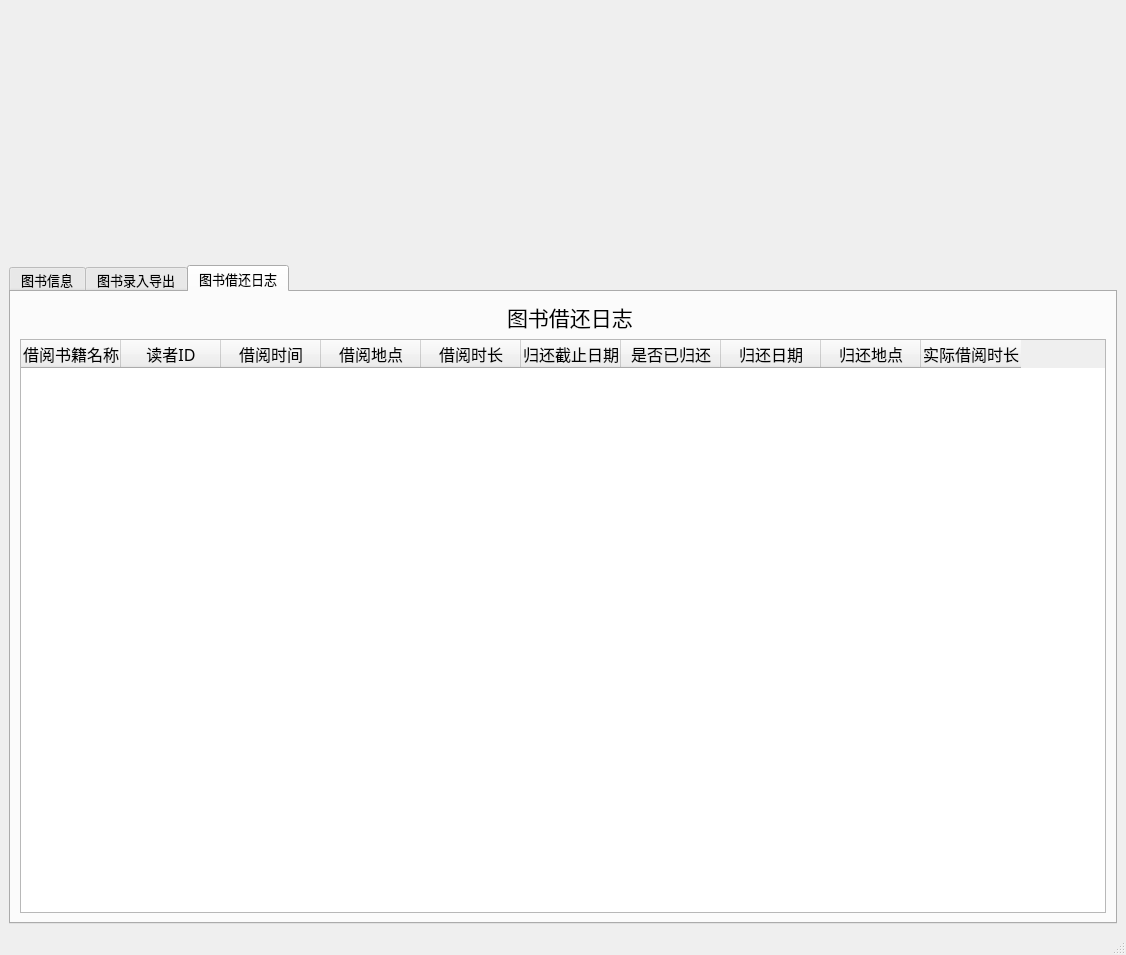
<?xml version="1.0" encoding="UTF-8"?>
<ui version="4.0">
 <class>MainWindow</class>
 <widget class="QMainWindow" name="MainWindow">
  <property name="geometry">
   <rect>
    <x>0</x>
    <y>0</y>
    <width>1126</width>
    <height>955</height>
   </rect>
  </property>
  <property name="sizePolicy">
   <sizepolicy hsizetype="Expanding" vsizetype="Expanding">
    <horstretch>0</horstretch>
    <verstretch>0</verstretch>
   </sizepolicy>
  </property>
  <property name="windowTitle">
   <string>MainWindow</string>
  </property>
  <property name="autoFillBackground">
   <bool>false</bool>
  </property>
  <widget class="QWidget" name="centralwidget">
   <layout class="QVBoxLayout" name="verticalLayout_5">
    <item>
     <layout class="QVBoxLayout" name="verticalLayout" stretch="1,0">
      <item>
       <widget class="QLabel" name="mainTitlePic">
        <property name="sizePolicy">
         <sizepolicy hsizetype="Expanding" vsizetype="Expanding">
          <horstretch>0</horstretch>
          <verstretch>0</verstretch>
         </sizepolicy>
        </property>
        <property name="maximumSize">
         <size>
          <width>1031</width>
          <height>250</height>
         </size>
        </property>
        <property name="text">
         <string/>
        </property>
        <property name="pixmap">
         <pixmap resource="res.qrc">:/images/images/maintitle.png</pixmap>
        </property>
        <property name="scaledContents">
         <bool>true</bool>
        </property>
       </widget>
      </item>
      <item>
       <widget class="QTabWidget" name="book">
        <property name="sizePolicy">
         <sizepolicy hsizetype="Expanding" vsizetype="Expanding">
          <horstretch>0</horstretch>
          <verstretch>0</verstretch>
         </sizepolicy>
        </property>
        <property name="maximumSize">
         <size>
          <width>16777215</width>
          <height>16777215</height>
         </size>
        </property>
        <property name="font">
         <font>
          <pointsize>10</pointsize>
         </font>
        </property>
        <property name="currentIndex">
         <number>2</number>
        </property>
        <property name="iconSize">
         <size>
          <width>32</width>
          <height>32</height>
         </size>
        </property>
        <property name="tabBarAutoHide">
         <bool>false</bool>
        </property>
        <widget class="QWidget" name="widget">
         <attribute name="title">
          <string>图书信息</string>
         </attribute>
         <layout class="QVBoxLayout" name="verticalLayout_9">
          <item>
           <layout class="QVBoxLayout" name="verticalLayout_7" stretch="0,5">
            <item>
             <layout class="QHBoxLayout" name="horizontalLayout_11">
              <item>
               <layout class="QVBoxLayout" name="verticalLayout_2">
                <item>
                 <layout class="QHBoxLayout" name="horizontalLayout">
                  <item>
                   <spacer name="horizontalSpacer">
                    <property name="orientation">
                     <enum>Qt::Horizontal</enum>
                    </property>
                    <property name="sizeHint" stdset="0">
                     <size>
                      <width>40</width>
                      <height>20</height>
                     </size>
                    </property>
                   </spacer>
                  </item>
                  <item>
                   <widget class="QLabel" name="book_search_info">
                    <property name="font">
                     <font>
                      <pointsize>15</pointsize>
                      <weight>75</weight>
                      <bold>true</bold>
                     </font>
                    </property>
                    <property name="text">
                     <string>书籍查询</string>
                    </property>
                   </widget>
                  </item>
                  <item>
                   <spacer name="horizontalSpacer_2">
                    <property name="orientation">
                     <enum>Qt::Horizontal</enum>
                    </property>
                    <property name="sizeHint" stdset="0">
                     <size>
                      <width>40</width>
                      <height>20</height>
                     </size>
                    </property>
                   </spacer>
                  </item>
                 </layout>
                </item>
                <item>
                 <layout class="QHBoxLayout" name="horizontalLayout_2">
                  <item>
                   <widget class="QLabel" name="number">
                    <property name="font">
                     <font>
                      <pointsize>12</pointsize>
                     </font>
                    </property>
                    <property name="text">
                     <string> ID</string>
                    </property>
                   </widget>
                  </item>
                  <item>
                   <widget class="QLineEdit" name="EditID">
                    <property name="font">
                     <font>
                      <pointsize>12</pointsize>
                     </font>
                    </property>
                   </widget>
                  </item>
                  <item>
                   <widget class="QLabel" name="name">
                    <property name="font">
                     <font>
                      <pointsize>12</pointsize>
                     </font>
                    </property>
                    <property name="text">
                     <string>书名</string>
                    </property>
                   </widget>
                  </item>
                  <item>
                   <widget class="QLineEdit" name="EditISBN">
                    <property name="font">
                     <font>
                      <pointsize>12</pointsize>
                     </font>
                    </property>
                   </widget>
                  </item>
                  <item>
                   <widget class="QLabel" name="ISBN">
                    <property name="font">
                     <font>
                      <pointsize>12</pointsize>
                     </font>
                    </property>
                    <property name="text">
                     <string>ISBN</string>
                    </property>
                   </widget>
                  </item>
                  <item>
                   <widget class="QLineEdit" name="EditName">
                    <property name="font">
                     <font>
                      <pointsize>12</pointsize>
                     </font>
                    </property>
                   </widget>
                  </item>
                 </layout>
                </item>
                <item>
                 <layout class="QHBoxLayout" name="horizontalLayout_3">
                  <item>
                   <widget class="QLabel" name="author">
                    <property name="font">
                     <font>
                      <pointsize>12</pointsize>
                     </font>
                    </property>
                    <property name="text">
                     <string> 作者</string>
                    </property>
                   </widget>
                  </item>
                  <item>
                   <widget class="QLineEdit" name="EditAuthor">
                    <property name="font">
                     <font>
                      <pointsize>12</pointsize>
                     </font>
                    </property>
                   </widget>
                  </item>
                  <item>
                   <widget class="QLabel" name="price">
                    <property name="font">
                     <font>
                      <pointsize>12</pointsize>
                     </font>
                    </property>
                    <property name="text">
                     <string>价格</string>
                    </property>
                   </widget>
                  </item>
                  <item>
                   <widget class="QLineEdit" name="EditPrice">
                    <property name="font">
                     <font>
                      <pointsize>12</pointsize>
                     </font>
                    </property>
                   </widget>
                  </item>
                  <item>
                   <widget class="QLabel" name="connect2">
                    <property name="font">
                     <font>
                      <pointsize>12</pointsize>
                     </font>
                    </property>
                    <property name="text">
                     <string>--</string>
                    </property>
                   </widget>
                  </item>
                  <item>
                   <widget class="QLineEdit" name="EditPrice2">
                    <property name="font">
                     <font>
                      <pointsize>12</pointsize>
                     </font>
                    </property>
                   </widget>
                  </item>
                 </layout>
                </item>
                <item>
                 <layout class="QHBoxLayout" name="horizontalLayout_4">
                  <item>
                   <widget class="QLabel" name="publish_date">
                    <property name="font">
                     <font>
                      <pointsize>12</pointsize>
                     </font>
                    </property>
                    <property name="text">
                     <string> 出版日期</string>
                    </property>
                   </widget>
                  </item>
                  <item>
                   <widget class="QLineEdit" name="publish_date1">
                    <property name="font">
                     <font>
                      <pointsize>12</pointsize>
                     </font>
                    </property>
                   </widget>
                  </item>
                  <item>
                   <widget class="QLabel" name="connect1">
                    <property name="font">
                     <font>
                      <pointsize>12</pointsize>
                     </font>
                    </property>
                    <property name="text">
                     <string>--</string>
                    </property>
                   </widget>
                  </item>
                  <item>
                   <widget class="QLineEdit" name="publish_date2">
                    <property name="font">
                     <font>
                      <pointsize>12</pointsize>
                     </font>
                    </property>
                   </widget>
                  </item>
                  <item>
                   <widget class="QLabel" name="borrow_state">
                    <property name="font">
                     <font>
                      <pointsize>12</pointsize>
                     </font>
                    </property>
                    <property name="text">
                     <string>借出状态</string>
                    </property>
                   </widget>
                  </item>
                  <item>
                   <widget class="QComboBox" name="borrow_state_cbbox"/>
                  </item>
                 </layout>
                </item>
               </layout>
              </item>
              <item>
               <layout class="QVBoxLayout" name="verticalLayout_6" stretch="1,3,0,3">
                <item>
                 <spacer name="verticalSpacer_2">
                  <property name="orientation">
                   <enum>Qt::Vertical</enum>
                  </property>
                  <property name="sizeHint" stdset="0">
                   <size>
                    <width>20</width>
                    <height>40</height>
                   </size>
                  </property>
                 </spacer>
                </item>
                <item>
                 <widget class="QPushButton" name="start_search">
                  <property name="font">
                   <font>
                    <pointsize>12</pointsize>
                   </font>
                  </property>
                  <property name="text">
                   <string>开始检索</string>
                  </property>
                  <property name="icon">
                   <iconset resource="res.qrc">
                    <normaloff>:/icons/icons/查找.ico</normaloff>:/icons/icons/查找.ico</iconset>
                  </property>
                 </widget>
                </item>
                <item>
                 <spacer name="verticalSpacer">
                  <property name="orientation">
                   <enum>Qt::Vertical</enum>
                  </property>
                  <property name="sizeHint" stdset="0">
                   <size>
                    <width>20</width>
                    <height>40</height>
                   </size>
                  </property>
                 </spacer>
                </item>
                <item>
                 <layout class="QHBoxLayout" name="horizontalLayout_5">
                  <item>
                   <widget class="QCheckBox" name="remain_choose">
                    <property name="font">
                     <font>
                      <pointsize>12</pointsize>
                     </font>
                    </property>
                    <property name="text">
                     <string/>
                    </property>
                   </widget>
                  </item>
                  <item>
                   <widget class="QLineEdit" name="remain_choose_text">
                    <property name="font">
                     <font>
                      <pointsize>12</pointsize>
                     </font>
                    </property>
                    <property name="text">
                     <string>只检索有余量的书籍</string>
                    </property>
                   </widget>
                  </item>
                  <item>
                   <spacer name="horizontalSpacer_5">
                    <property name="orientation">
                     <enum>Qt::Horizontal</enum>
                    </property>
                    <property name="sizeHint" stdset="0">
                     <size>
                      <width>40</width>
                      <height>20</height>
                     </size>
                    </property>
                   </spacer>
                  </item>
                 </layout>
                </item>
               </layout>
              </item>
             </layout>
            </item>
            <item>
             <layout class="QHBoxLayout" name="horizontalLayout_10" stretch="1,7">
              <item>
               <widget class="QTreeWidget" name="book_class">
                <column>
                 <property name="text">
                  <string>类别选择</string>
                 </property>
                 <property name="font">
                  <font>
                   <weight>75</weight>
                   <bold>true</bold>
                  </font>
                 </property>
                </column>
                <item>
                 <property name="text">
                  <string>书籍类别</string>
                 </property>
                </item>
               </widget>
              </item>
              <item>
               <widget class="QTableWidget" name="book_form_search">
                <property name="sizePolicy">
                 <sizepolicy hsizetype="Expanding" vsizetype="Expanding">
                  <horstretch>1</horstretch>
                  <verstretch>1</verstretch>
                 </sizepolicy>
                </property>
                <column>
                 <property name="text">
                  <string>ID</string>
                 </property>
                 <property name="font">
                  <font>
                   <family>宋体</family>
                   <pointsize>12</pointsize>
                  </font>
                 </property>
                </column>
                <column>
                 <property name="text">
                  <string>书名</string>
                 </property>
                 <property name="font">
                  <font>
                   <family>宋体</family>
                   <pointsize>12</pointsize>
                  </font>
                 </property>
                </column>
                <column>
                 <property name="text">
                  <string>ISBN</string>
                 </property>
                 <property name="font">
                  <font>
                   <family>宋体</family>
                   <pointsize>12</pointsize>
                  </font>
                 </property>
                </column>
                <column>
                 <property name="text">
                  <string>作者</string>
                 </property>
                 <property name="font">
                  <font>
                   <family>宋体</family>
                   <pointsize>12</pointsize>
                  </font>
                 </property>
                </column>
                <column>
                 <property name="text">
                  <string>页数</string>
                 </property>
                 <property name="font">
                  <font>
                   <family>宋体</family>
                   <pointsize>12</pointsize>
                  </font>
                 </property>
                </column>
                <column>
                 <property name="text">
                  <string>出版时间</string>
                 </property>
                 <property name="font">
                  <font>
                   <family>宋体</family>
                   <pointsize>12</pointsize>
                  </font>
                 </property>
                </column>
                <column>
                 <property name="text">
                  <string>收录时间</string>
                 </property>
                 <property name="font">
                  <font>
                   <family>宋体</family>
                   <pointsize>12</pointsize>
                  </font>
                 </property>
                </column>
                <column>
                 <property name="text">
                  <string>价格</string>
                 </property>
                 <property name="font">
                  <font>
                   <family>宋体</family>
                   <pointsize>12</pointsize>
                  </font>
                 </property>
                </column>
                <column>
                 <property name="text">
                  <string>类别</string>
                 </property>
                 <property name="font">
                  <font>
                   <family>宋体</family>
                   <pointsize>12</pointsize>
                  </font>
                 </property>
                </column>
                <column>
                 <property name="text">
                  <string>借出状态</string>
                 </property>
                 <property name="font">
                  <font>
                   <family>宋体</family>
                   <pointsize>12</pointsize>
                  </font>
                 </property>
                </column>
                <column>
                 <property name="text">
                  <string>借出次数</string>
                 </property>
                 <property name="font">
                  <font>
                   <family>宋体</family>
                   <pointsize>12</pointsize>
                  </font>
                 </property>
                </column>
                <column>
                 <property name="text">
                  <string>余量</string>
                 </property>
                 <property name="font">
                  <font>
                   <family>宋体</family>
                   <pointsize>12</pointsize>
                  </font>
                 </property>
                </column>
               </widget>
              </item>
             </layout>
            </item>
           </layout>
          </item>
         </layout>
        </widget>
        <widget class="QWidget" name="tab_2">
         <attribute name="title">
          <string>图书录入导出</string>
         </attribute>
         <layout class="QVBoxLayout" name="verticalLayout_4">
          <item>
           <layout class="QHBoxLayout" name="horizontalLayout_6">
            <item>
             <widget class="QPushButton" name="book_add">
              <property name="sizePolicy">
               <sizepolicy hsizetype="Minimum" vsizetype="Fixed">
                <horstretch>1</horstretch>
                <verstretch>1</verstretch>
               </sizepolicy>
              </property>
              <property name="font">
               <font>
                <pointsize>12</pointsize>
               </font>
              </property>
              <property name="text">
               <string>添加</string>
              </property>
              <property name="icon">
               <iconset resource="res.qrc">
                <normaloff>:/icons/icons/增加图书.ico</normaloff>:/icons/icons/增加图书.ico</iconset>
              </property>
             </widget>
            </item>
            <item>
             <widget class="QPushButton" name="book_delete">
              <property name="sizePolicy">
               <sizepolicy hsizetype="Minimum" vsizetype="Fixed">
                <horstretch>1</horstretch>
                <verstretch>1</verstretch>
               </sizepolicy>
              </property>
              <property name="font">
               <font>
                <pointsize>12</pointsize>
               </font>
              </property>
              <property name="text">
               <string>删除</string>
              </property>
              <property name="icon">
               <iconset resource="res.qrc">
                <normaloff>:/icons/icons/删除图书.ico</normaloff>:/icons/icons/删除图书.ico</iconset>
              </property>
             </widget>
            </item>
            <item>
             <widget class="QPushButton" name="txt_in">
              <property name="sizePolicy">
               <sizepolicy hsizetype="Minimum" vsizetype="Fixed">
                <horstretch>1</horstretch>
                <verstretch>1</verstretch>
               </sizepolicy>
              </property>
              <property name="font">
               <font>
                <pointsize>12</pointsize>
               </font>
              </property>
              <property name="text">
               <string>txt导入</string>
              </property>
              <property name="icon">
               <iconset resource="res.qrc">
                <normaloff>:/icons/icons/txt导入.ico</normaloff>:/icons/icons/txt导入.ico</iconset>
              </property>
              <property name="iconSize">
               <size>
                <width>20</width>
                <height>20</height>
               </size>
              </property>
             </widget>
            </item>
            <item>
             <widget class="QPushButton" name="txt_out">
              <property name="sizePolicy">
               <sizepolicy hsizetype="Minimum" vsizetype="Fixed">
                <horstretch>1</horstretch>
                <verstretch>1</verstretch>
               </sizepolicy>
              </property>
              <property name="font">
               <font>
                <pointsize>12</pointsize>
               </font>
              </property>
              <property name="text">
               <string>txt导出</string>
              </property>
              <property name="icon">
               <iconset resource="res.qrc">
                <normaloff>:/icons/icons/txt导出.ico</normaloff>:/icons/icons/txt导出.ico</iconset>
              </property>
             </widget>
            </item>
            <item>
             <widget class="QPushButton" name="Excel_in">
              <property name="sizePolicy">
               <sizepolicy hsizetype="Minimum" vsizetype="Fixed">
                <horstretch>1</horstretch>
                <verstretch>1</verstretch>
               </sizepolicy>
              </property>
              <property name="font">
               <font>
                <pointsize>12</pointsize>
               </font>
              </property>
              <property name="text">
               <string>Excel导入</string>
              </property>
              <property name="icon">
               <iconset resource="res.qrc">
                <normaloff>:/icons/icons/excel导入.ico</normaloff>:/icons/icons/excel导入.ico</iconset>
              </property>
             </widget>
            </item>
            <item>
             <widget class="QPushButton" name="Excel_out">
              <property name="sizePolicy">
               <sizepolicy hsizetype="Minimum" vsizetype="Fixed">
                <horstretch>1</horstretch>
                <verstretch>1</verstretch>
               </sizepolicy>
              </property>
              <property name="font">
               <font>
                <pointsize>12</pointsize>
               </font>
              </property>
              <property name="text">
               <string>Excel导出</string>
              </property>
              <property name="icon">
               <iconset resource="res.qrc">
                <normaloff>:/icons/icons/excel导出.ico</normaloff>:/icons/icons/excel导出.ico</iconset>
              </property>
             </widget>
            </item>
            <item>
             <widget class="QPushButton" name="db_save">
              <property name="font">
               <font>
                <pointsize>12</pointsize>
               </font>
              </property>
              <property name="text">
               <string>保存到数据库</string>
              </property>
              <property name="icon">
               <iconset resource="res.qrc">
                <normaloff>:/icons/icons/db.ico</normaloff>:/icons/icons/db.ico</iconset>
              </property>
             </widget>
            </item>
           </layout>
          </item>
          <item>
           <layout class="QHBoxLayout" name="horizontalLayout_8" stretch="1,7">
            <item>
             <widget class="QTreeWidget" name="book_class_2">
              <property name="enabled">
               <bool>true</bool>
              </property>
              <property name="sizePolicy">
               <sizepolicy hsizetype="Expanding" vsizetype="Expanding">
                <horstretch>0</horstretch>
                <verstretch>0</verstretch>
               </sizepolicy>
              </property>
              <column>
               <property name="text">
                <string>类别选择</string>
               </property>
               <property name="font">
                <font>
                 <weight>75</weight>
                 <bold>true</bold>
                </font>
               </property>
              </column>
              <item>
               <property name="text">
                <string>书籍类别</string>
               </property>
              </item>
             </widget>
            </item>
            <item>
             <widget class="QTableWidget" name="book_form_add">
              <property name="sizePolicy">
               <sizepolicy hsizetype="Expanding" vsizetype="Expanding">
                <horstretch>1</horstretch>
                <verstretch>1</verstretch>
               </sizepolicy>
              </property>
              <column>
               <property name="text">
                <string>ID</string>
               </property>
               <property name="font">
                <font>
                 <family>宋体</family>
                 <pointsize>12</pointsize>
                </font>
               </property>
              </column>
              <column>
               <property name="text">
                <string>书名</string>
               </property>
               <property name="font">
                <font>
                 <family>宋体</family>
                 <pointsize>12</pointsize>
                </font>
               </property>
              </column>
              <column>
               <property name="text">
                <string>ISBN</string>
               </property>
               <property name="font">
                <font>
                 <family>宋体</family>
                 <pointsize>12</pointsize>
                </font>
               </property>
              </column>
              <column>
               <property name="text">
                <string>作者</string>
               </property>
               <property name="font">
                <font>
                 <family>宋体</family>
                 <pointsize>12</pointsize>
                </font>
               </property>
              </column>
              <column>
               <property name="text">
                <string>页数</string>
               </property>
               <property name="font">
                <font>
                 <family>宋体</family>
                 <pointsize>12</pointsize>
                </font>
               </property>
              </column>
              <column>
               <property name="text">
                <string>出版时间</string>
               </property>
               <property name="font">
                <font>
                 <family>宋体</family>
                 <pointsize>12</pointsize>
                </font>
               </property>
              </column>
              <column>
               <property name="text">
                <string>收录时间</string>
               </property>
               <property name="font">
                <font>
                 <family>宋体</family>
                 <pointsize>12</pointsize>
                </font>
               </property>
              </column>
              <column>
               <property name="text">
                <string>价格</string>
               </property>
               <property name="font">
                <font>
                 <family>宋体</family>
                 <pointsize>12</pointsize>
                </font>
               </property>
              </column>
              <column>
               <property name="text">
                <string>类别</string>
               </property>
               <property name="font">
                <font>
                 <family>宋体</family>
                 <pointsize>12</pointsize>
                </font>
               </property>
              </column>
              <column>
               <property name="text">
                <string>借出状态</string>
               </property>
               <property name="font">
                <font>
                 <family>宋体</family>
                 <pointsize>12</pointsize>
                </font>
               </property>
              </column>
              <column>
               <property name="text">
                <string>借出次数</string>
               </property>
               <property name="font">
                <font>
                 <family>宋体</family>
                 <pointsize>12</pointsize>
                </font>
               </property>
              </column>
              <column>
               <property name="text">
                <string>余量</string>
               </property>
               <property name="font">
                <font>
                 <family>宋体</family>
                 <pointsize>12</pointsize>
                </font>
               </property>
              </column>
             </widget>
            </item>
           </layout>
          </item>
         </layout>
        </widget>
        <widget class="QWidget" name="tab">
         <attribute name="title">
          <string>图书借还日志</string>
         </attribute>
         <layout class="QVBoxLayout" name="verticalLayout_3">
          <item>
           <layout class="QHBoxLayout" name="horizontalLayout_7">
            <item>
             <spacer name="horizontalSpacer_3">
              <property name="orientation">
               <enum>Qt::Horizontal</enum>
              </property>
              <property name="sizeHint" stdset="0">
               <size>
                <width>40</width>
                <height>20</height>
               </size>
              </property>
             </spacer>
            </item>
            <item>
             <widget class="QLabel" name="label_2">
              <property name="text">
               <string/>
              </property>
              <property name="pixmap">
               <pixmap resource="res.qrc">:/icons/icons/借出归还总日志.ico</pixmap>
              </property>
             </widget>
            </item>
            <item>
             <widget class="QLabel" name="label">
              <property name="font">
               <font>
                <pointsize>16</pointsize>
               </font>
              </property>
              <property name="text">
               <string>图书借还日志</string>
              </property>
             </widget>
            </item>
            <item>
             <spacer name="horizontalSpacer_4">
              <property name="orientation">
               <enum>Qt::Horizontal</enum>
              </property>
              <property name="sizeHint" stdset="0">
               <size>
                <width>40</width>
                <height>20</height>
               </size>
              </property>
             </spacer>
            </item>
           </layout>
          </item>
          <item>
           <widget class="QTableWidget" name="main_BRLog_table">
            <column>
             <property name="text">
              <string>借阅书籍名称</string>
             </property>
             <property name="font">
              <font>
               <family>宋体</family>
               <pointsize>12</pointsize>
              </font>
             </property>
             <property name="textAlignment">
              <set>AlignCenter</set>
             </property>
            </column>
            <column>
             <property name="text">
              <string>读者ID</string>
             </property>
             <property name="font">
              <font>
               <family>宋体</family>
               <pointsize>12</pointsize>
              </font>
             </property>
             <property name="textAlignment">
              <set>AlignCenter</set>
             </property>
            </column>
            <column>
             <property name="text">
              <string>借阅时间</string>
             </property>
             <property name="font">
              <font>
               <family>宋体</family>
               <pointsize>12</pointsize>
              </font>
             </property>
             <property name="textAlignment">
              <set>AlignCenter</set>
             </property>
            </column>
            <column>
             <property name="text">
              <string>借阅地点</string>
             </property>
             <property name="font">
              <font>
               <family>宋体</family>
               <pointsize>12</pointsize>
              </font>
             </property>
             <property name="textAlignment">
              <set>AlignCenter</set>
             </property>
            </column>
            <column>
             <property name="text">
              <string>借阅时长</string>
             </property>
             <property name="font">
              <font>
               <family>宋体</family>
               <pointsize>12</pointsize>
              </font>
             </property>
             <property name="textAlignment">
              <set>AlignCenter</set>
             </property>
            </column>
            <column>
             <property name="text">
              <string>归还截止日期</string>
             </property>
             <property name="font">
              <font>
               <family>宋体</family>
               <pointsize>12</pointsize>
              </font>
             </property>
             <property name="textAlignment">
              <set>AlignCenter</set>
             </property>
            </column>
            <column>
             <property name="text">
              <string>是否已归还</string>
             </property>
             <property name="font">
              <font>
               <family>宋体</family>
               <pointsize>12</pointsize>
              </font>
             </property>
             <property name="textAlignment">
              <set>AlignCenter</set>
             </property>
            </column>
            <column>
             <property name="text">
              <string>归还日期</string>
             </property>
             <property name="font">
              <font>
               <family>宋体</family>
               <pointsize>12</pointsize>
              </font>
             </property>
             <property name="textAlignment">
              <set>AlignCenter</set>
             </property>
            </column>
            <column>
             <property name="text">
              <string>归还地点</string>
             </property>
             <property name="font">
              <font>
               <family>宋体</family>
               <pointsize>12</pointsize>
              </font>
             </property>
             <property name="textAlignment">
              <set>AlignCenter</set>
             </property>
            </column>
            <column>
             <property name="text">
              <string>实际借阅时长</string>
             </property>
             <property name="font">
              <font>
               <family>宋体</family>
               <pointsize>12</pointsize>
              </font>
             </property>
             <property name="textAlignment">
              <set>AlignCenter</set>
             </property>
            </column>
           </widget>
          </item>
         </layout>
        </widget>
       </widget>
      </item>
     </layout>
    </item>
   </layout>
  </widget>
  <widget class="QStatusBar" name="statusbar"/>
 </widget>
 <resources>
  <include location="res.qrc"/>
 </resources>
 <connections/>
</ui>
